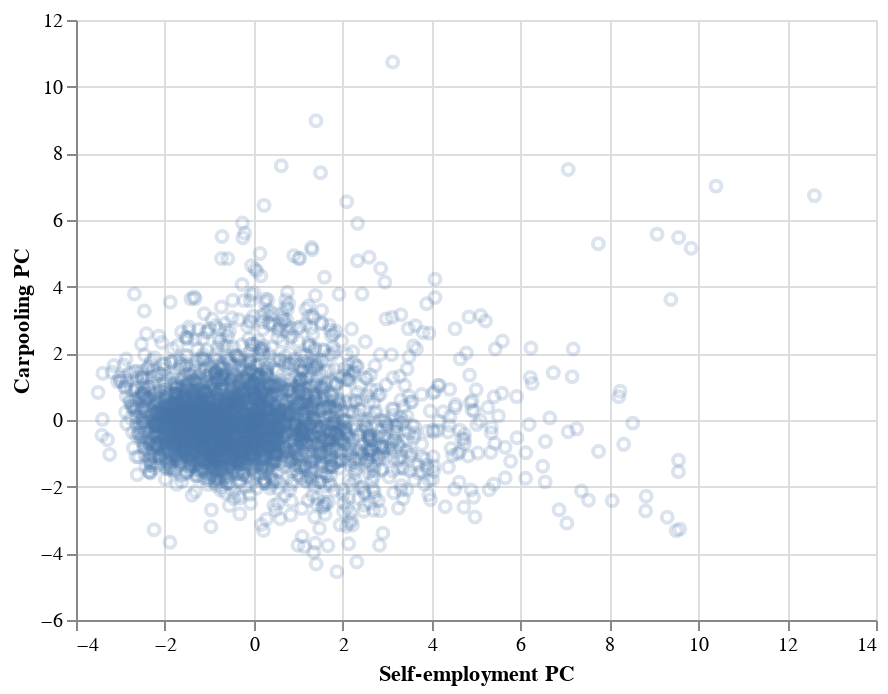

The notebook cell this image was saved under:
### Markdown cell above
The PC's can be used to construct scatterplots of the data and search for patterns. 

### Outliers
The cell below plots PC2 (self-employment) against PC4 (carpooling):

### Code cell
# base chart
base = alt.Chart(projected_data)

# data scatter
scatter = base.mark_point(opacity = 0.2).encode(
    x = alt.X('PC2:Q', title = 'Self-employment PC'),
    y = alt.Y('PC4:Q', title = 'Carpooling PC')
)

# show
scatter

### Figure 1 — Vega-Lite specification as saved in the notebook (floating-point values rounded to 4 significant figures; data arrays with more than 128 entries replaced by an {"elided": "..."} marker saying what was removed)
{"config": {"view": {"continuousWidth": 400, "continuousHeight": 300}}, "data": {"name": "data-e26ac3999b3768c2291beb90043682d9"}, "mark": {"type": "point", "opacity": 0.2}, "encoding": {"x": {"type": "quantitative", "field": "PC2", "title": "Self-employment PC"}, "y": {"type": "quantitative", "field": "PC4", "title": "Carpooling PC"}}, "$schema": "https://vega.github.io/schema/vega-lite/v4.0.2.json", "datasets": {"data-e26ac3999b3768c2291beb90043682d9": {"elided": "3218 records"}}}
